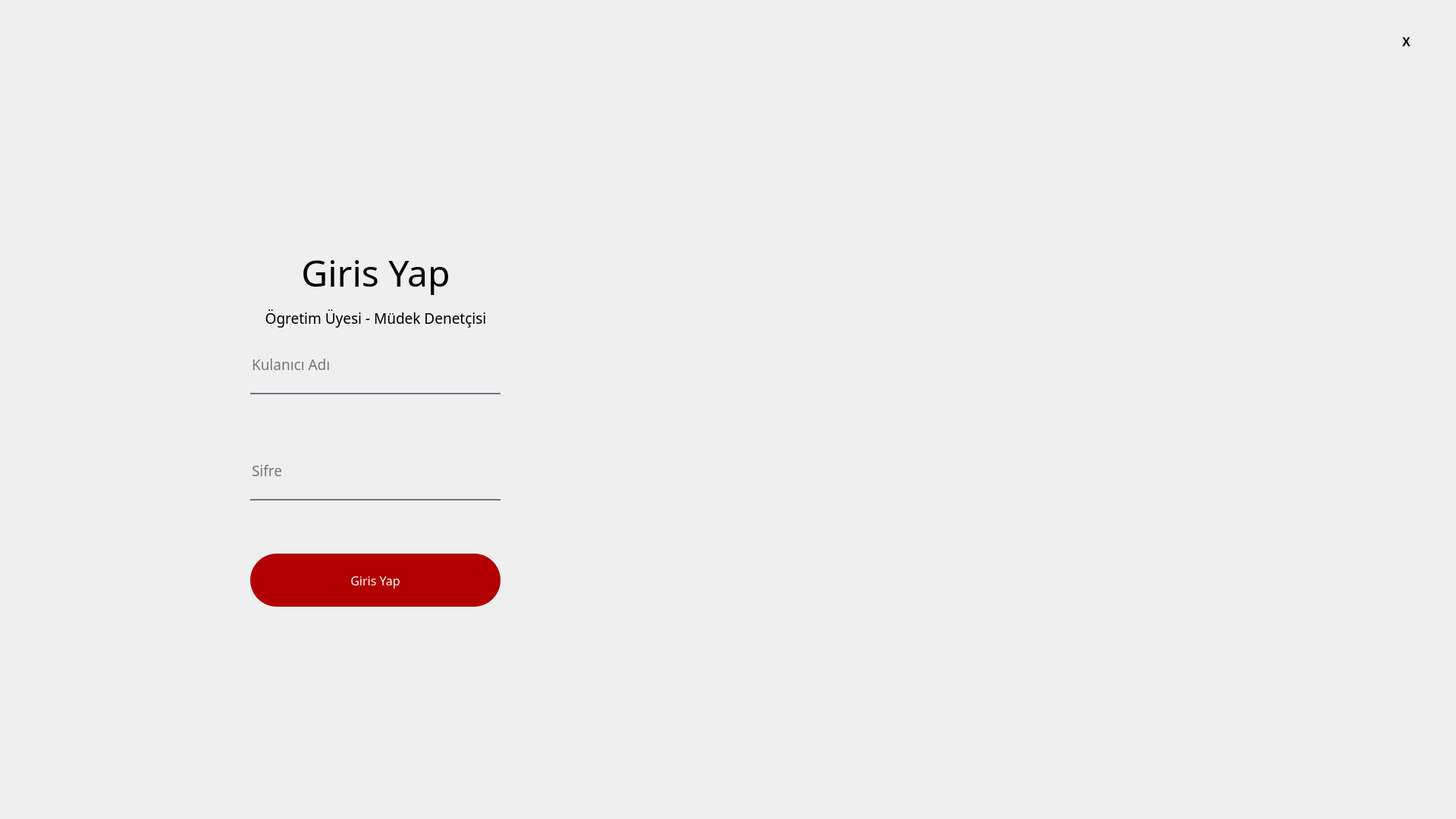
<?xml version="1.0" encoding="UTF-8"?>
<ui version="4.0">
 <class>MainWindow</class>
 <widget class="QMainWindow" name="MainWindow">
  <property name="geometry">
   <rect>
    <x>0</x>
    <y>0</y>
    <width>1920</width>
    <height>1080</height>
   </rect>
  </property>
  <property name="font">
   <font>
    <pointsize>10</pointsize>
   </font>
  </property>
  <property name="windowTitle">
   <string>MainWindow</string>
  </property>
  <widget class="QWidget" name="centralwidget">
   <widget class="QPushButton" name="btnLogin">
    <property name="geometry">
     <rect>
      <x>330</x>
      <y>730</y>
      <width>330</width>
      <height>70</height>
     </rect>
    </property>
    <property name="font">
     <font>
      <family>Dubai Medium</family>
      <pointsize>12</pointsize>
     </font>
    </property>
    <property name="styleSheet">
     <string notr="true">QPushButton#btnLogin{	
	background-color: rgb(179, 0, 0);
	color: white;
	border-radius:35px;
}
QPushButton#btnLogin:hover{	
	background-color: qlineargradient(spread:pad, x1:0, y1:0.505682, x2:1, y2:0.477, stop:0 rgb(243, 0, 0), stop:1  rgb(243, 0, 0));
}
QPushButton#btnLogin:pressed{
	padding-left:2px;
	padding-top:2px;	
	background-color: rgb(179, 0, 0);
}</string>
    </property>
    <property name="text">
     <string>Giris Yap</string>
    </property>
   </widget>
   <widget class="QLabel" name="logo">
    <property name="geometry">
     <rect>
      <x>1010</x>
      <y>210</y>
      <width>700</width>
      <height>700</height>
     </rect>
    </property>
    <property name="text">
     <string>&lt;html&gt;&lt;head/&gt;&lt;body&gt;&lt;p&gt;&lt;img src=&quot;:/images/logo.png&quot;/&gt;&lt;/p&gt;&lt;/body&gt;&lt;/html&gt;</string>
    </property>
   </widget>
   <widget class="QLabel" name="title">
    <property name="geometry">
     <rect>
      <x>330</x>
      <y>310</y>
      <width>331</width>
      <height>100</height>
     </rect>
    </property>
    <property name="font">
     <font>
      <family>Dubai Medium</family>
      <pointsize>36</pointsize>
     </font>
    </property>
    <property name="text">
     <string>&lt;html&gt;&lt;head/&gt;&lt;body&gt;&lt;p align=&quot;center&quot;&gt;Giris Yap&lt;/p&gt;&lt;/body&gt;&lt;/html&gt;</string>
    </property>
   </widget>
   <widget class="QPushButton" name="btnQuit">
    <property name="geometry">
     <rect>
      <x>1839</x>
      <y>40</y>
      <width>31</width>
      <height>30</height>
     </rect>
    </property>
    <property name="font">
     <font>
      <family>Arial</family>
      <pointsize>12</pointsize>
      <weight>75</weight>
      <bold>true</bold>
     </font>
    </property>
    <property name="styleSheet">
     <string notr="true">QPushButton#btnQuit{	
	background-color: transparent;
	color: rgb(0, 0, 0);
	border-radius:5px;
}
QPushButton#btnQuit:hover{	
	background-color: qlineargradient(spread:pad, x1:0, y1:0.505682, x2:1, y2:0.477, stop:0 rgb(255, 65, 65), stop:1  rgb(255, 65, 65));
}
QPushButton#btnQuit:pressed{
	padding-left:2px;
	padding-top:2px;	
	background-color: rgb(255, 65, 65);
}</string>
    </property>
    <property name="text">
     <string>X</string>
    </property>
    <property name="icon">
     <iconset>
      <normaloff>:/icons/feather/x.svg</normaloff>:/icons/feather/x.svg</iconset>
    </property>
    <property name="iconSize">
     <size>
      <width>25</width>
      <height>25</height>
     </size>
    </property>
   </widget>
   <widget class="QLineEdit" name="lineUsername">
    <property name="geometry">
     <rect>
      <x>330</x>
      <y>450</y>
      <width>330</width>
      <height>70</height>
     </rect>
    </property>
    <property name="font">
     <font>
      <family>Dubai Medium</family>
      <pointsize>14</pointsize>
     </font>
    </property>
    <property name="styleSheet">
     <string notr="true">background-color:rgba(0,0,0,0);
border:none;
border-bottom:2px solid rgba(105,118,132,255);
color:black;
padding-bottom:7px;</string>
    </property>
    <property name="placeholderText">
     <string>Kulanıcı Adı</string>
    </property>
   </widget>
   <widget class="QLineEdit" name="linePassword">
    <property name="geometry">
     <rect>
      <x>330</x>
      <y>590</y>
      <width>330</width>
      <height>70</height>
     </rect>
    </property>
    <property name="font">
     <font>
      <family>Dubai Medium</family>
      <pointsize>14</pointsize>
     </font>
    </property>
    <property name="styleSheet">
     <string notr="true">background-color:rgba(0,0,0,0);
border:none;
border-bottom:2px solid rgba(105,118,132,255);
color:black;
padding-bottom:7px;</string>
    </property>
    <property name="echoMode">
     <enum>QLineEdit::Password</enum>
    </property>
    <property name="placeholderText">
     <string>Sifre</string>
    </property>
   </widget>
   <widget class="QLabel" name="title2">
    <property name="geometry">
     <rect>
      <x>330</x>
      <y>370</y>
      <width>331</width>
      <height>100</height>
     </rect>
    </property>
    <property name="font">
     <font>
      <family>Dubai Light</family>
      <pointsize>36</pointsize>
     </font>
    </property>
    <property name="text">
     <string>&lt;html&gt;&lt;head/&gt;&lt;body&gt;&lt;p align=&quot;center&quot;&gt;&lt;span style=&quot; font-size:14pt;&quot;&gt;Ögretim Üyesi - Müdek Denetçisi&lt;/span&gt;&lt;/p&gt;&lt;/body&gt;&lt;/html&gt;</string>
    </property>
   </widget>
  </widget>
 </widget>
 <resources>
  <include location="res.qrc"/>
 </resources>
 <connections/>
</ui>
